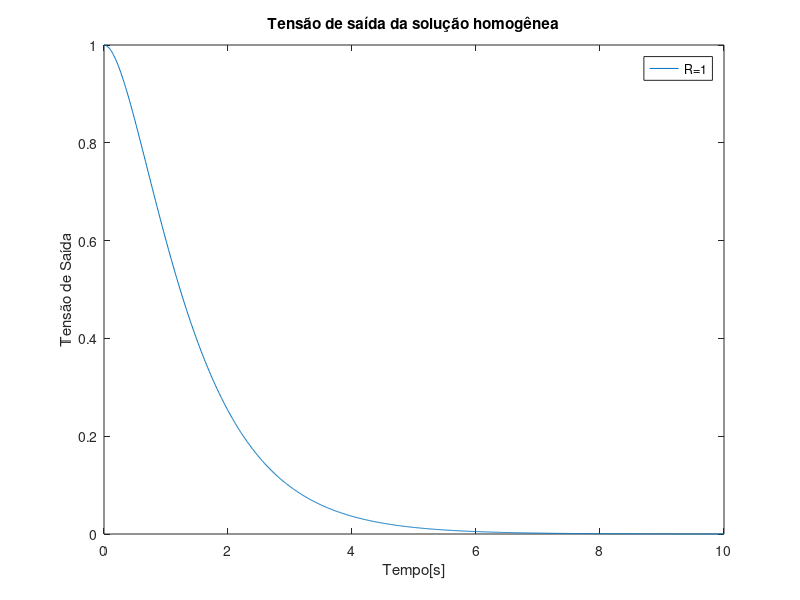
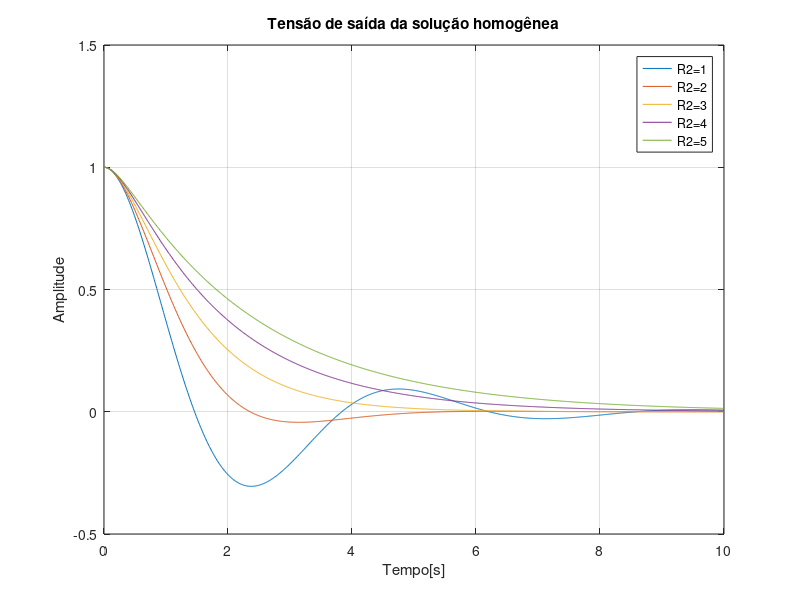
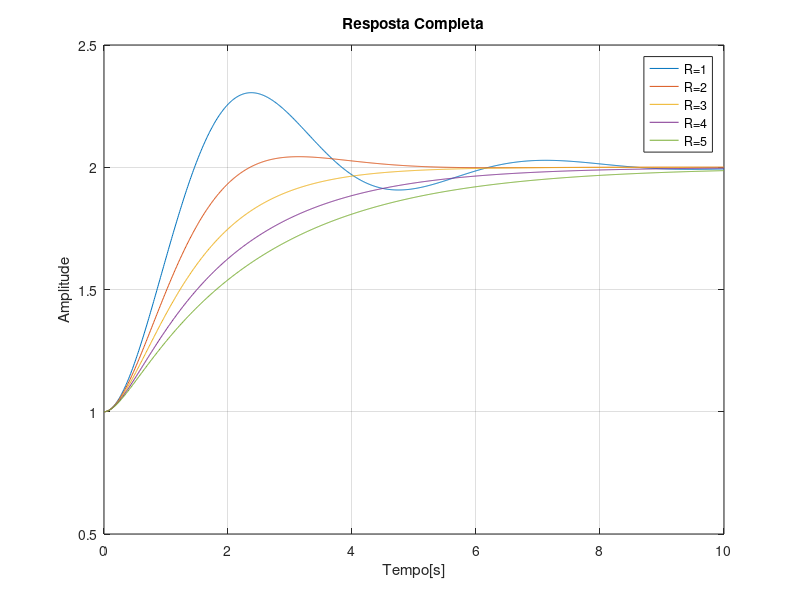
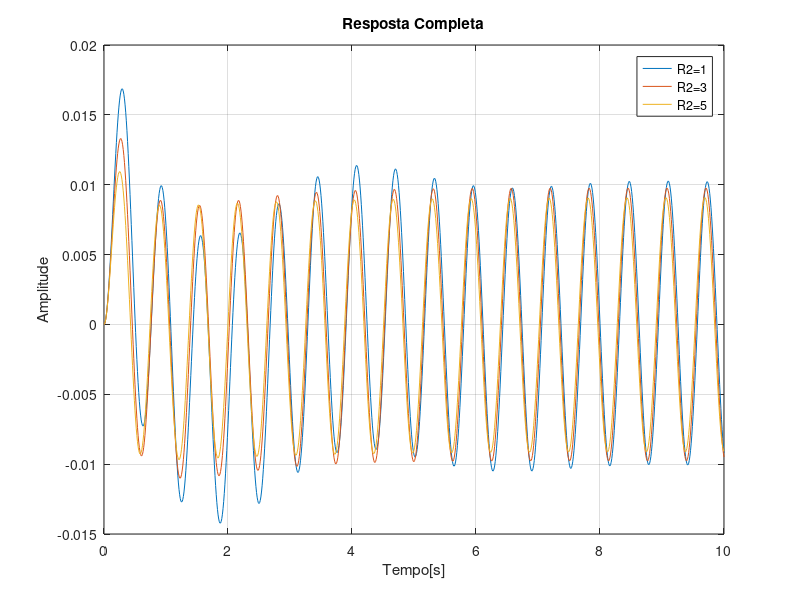

MATLAB code to generate these figures, in order:
%% Pratica Relatório no. 5
%
% Nome: Lucas de Souza Pelegrina
%
%% Etapa 1. Solucao Homogenea - A)
clear all; clc; close all

C = 1/2;
R = 3;
L = 1;

p = roots([1 R/L 1/(L*C)])

c1 = p(2)/(p(2)-p(1))
c2 = p(1)/(p(1)-p(2))

fprintf('\nAs raízes do polinômio são %g e %g.\n\n',p(1),p(2))
fprintf('\nAs constantes c1 e c2 são, respectivamente, %g e %g.\n\n',c1,c2)

t = 0:0.01:10;

e = c1*exp(p(1)*t)+c2*exp(p(2)*t);
plot(t,e)
title('Tensão de saída da solução homogênea')
xlabel('Tempo[s]')
ylabel('Tensão de Saída')
legend('R=1')
%% Etapa 1. Solucao Homogenea - B)

R2 = 1:1:5;
figure 
for i = 1:length(R2)
    p = roots([1 R2(i)/L 1/(L*C)]);
    c1 = p(2)/(p(2)-p(1));
    c2 = p(1)/(p(1)-p(2));
    eo = c1*exp(p(1)*t)+c2*exp(p(2)*t);
    plot(t,eo)
    hold on
end
title('Tensão de saída da solução homogênea')
xlabel('Tempo[s]')
ylabel('Amplitude')
legend('R2=1','R2=2','R2=3','R2=4','R2=5')
grid
%% Etapa 2. Resposta completa - A)
clear all; clc; close all

C = 1/2;
R = 1:1:5;
L = 1;
V = 2;
c3 = V;
t = 0:0.01:10;

figure
for i = 1:length(R)
    p = roots([1 R(i)/L 1/(L*C)]);
    c1 = ((1-V)*p(2))/(p(2)-p(1));
    c2 = ((1-V)*p(1))/(p(1)-p(2));
    e = c1*exp(p(1)*t)+c2*exp(p(2)*t)+c3;
    plot(t,e)
    hold on
end

title('Resposta Completa')
xlabel('Tempo[s]')
ylabel('Amplitude')
legend('R=1','R=2','R=3','R=4','R=5')
grid
%% Etapa 2. Resposta completa - B)

R2 = [1 3 5];
w = 10;

figure
for i = 1:length(R2)
    p2 = roots([1 R2(i)/L 1/(L*C)]);

    a = (1/(L*C))-w^2;
    b = (R2(i)/L)*w;

    c6 = a/(a^2+b^2);
    c7 = b/(a^2+b^2);

    c4 = (c7*w-c6*p2(2))/(p2(2)-p2(1));
    c5 = (c6*p2(1)-c7*w)/(p2(2)-p2(1));

    eo = c4*exp(p2(1)*t)+c5*exp(p2(2)*t)+c6*cos(w*t)+c7*sin(w*t);
    plot(t,eo)
    hold on
end

title('Resposta Completa')
xlabel('Tempo[s]')
ylabel('Amplitude')
legend('R2=1','R2=3','R2=5')
grid
